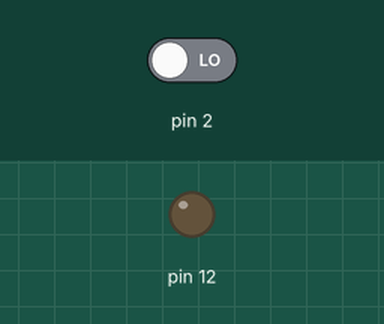
Recording of a sketch running on a simulated Arduino Uno, built with avr-gcc and run on an emulated ATmega328P. Shown: output pins drawn as LEDs (lit = HIGH). The inputs (shaded band) are chosen by the test bench; at power-on: pin 2 LOW.

Above: at 1.2 s.
1.3 s: pin 2 driven HIGH
At 3.9 s:
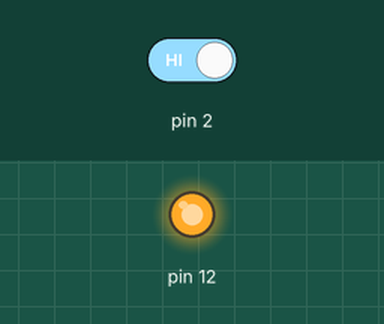
4.3 s: pin 2 driven LOW
At 4.7 s:
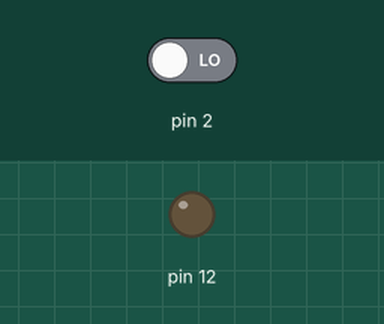
Timing chart, 0 to 7.3 s (numbered marks = the images above; inputs shaded):
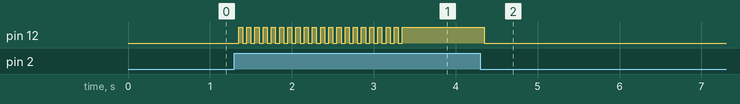

The sketch:

arduino2.1.3.ino
```cpp
void setup() {
  pinMode(3, INPUT);
  pinMode(12,OUTPUT);
}

int count=6;

void loop() {
  if (digitalRead(2) == HIGH){
    for(int i=0;i<=40;i+=1){
      if (i%2!=0){
        digitalWrite(12,HIGH);
        delay(50);
      }else{
        digitalWrite(12,LOW);
        delay(50);
      }
    }
    digitalWrite(12,HIGH);
    delay(1000);
    digitalWrite(12,LOW);
  }
}
```

Measured:
- after the input at 1.3 s, pin 12: alternates HIGH for 0.05 s and LOW for 0.05 s, 41 changes in all, then stays HIGH, starting after 0.05 s
- after the input at 4.3 s, pin 12: goes on until 4.4 s, then stays LOW
